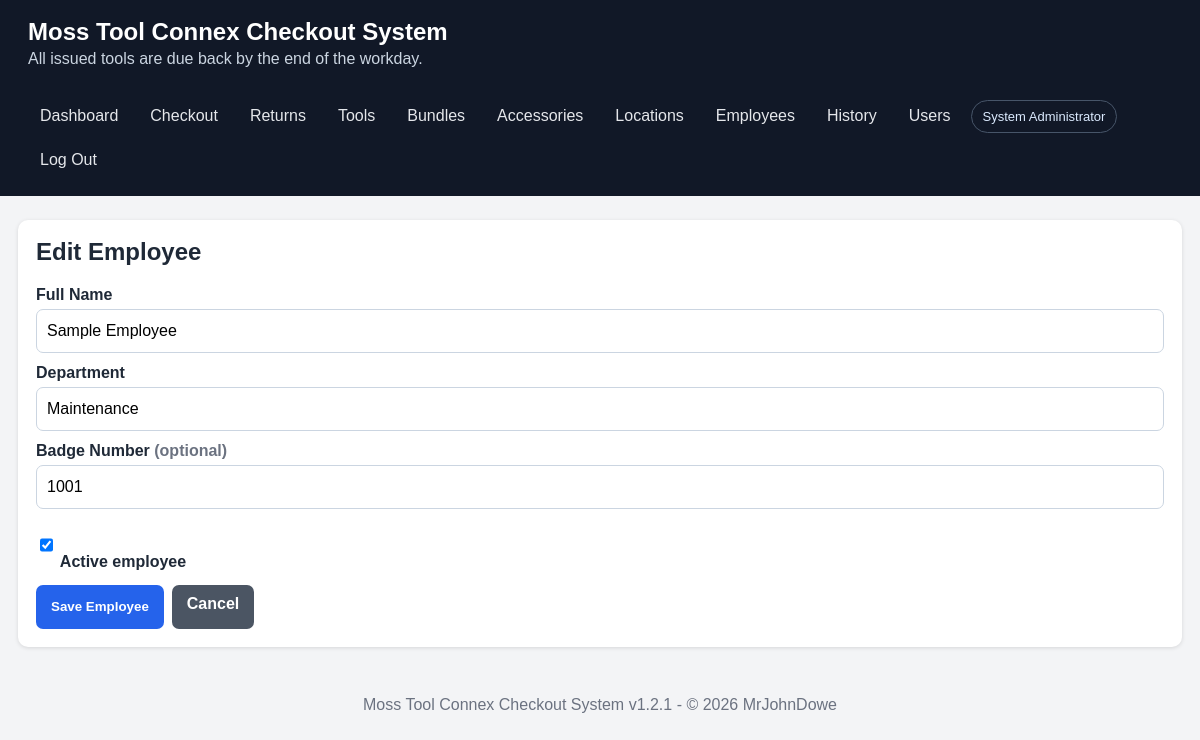
/employee_form.php?id=1 (signed in), run on the app's committed database.
### tables this page shows
CREATE TABLE IF NOT EXISTS employees (
    id INT UNSIGNED AUTO_INCREMENT PRIMARY KEY,
    name VARCHAR(150) NOT NULL,
    department VARCHAR(150) NOT NULL,
    badge_number VARCHAR(80) NULL,
    active TINYINT(1) NOT NULL DEFAULT 1,
    created_at DATETIME NOT NULL DEFAULT CURRENT_TIMESTAMP,
    INDEX idx_employee_department (department), UNIQUE KEY uq_employee_badge (badge_number)
);

### employee_form.php (the view, shortened to what this page needs)
<?php
require __DIR__ . '/includes/header.php';
$pdo=db(); $id=(int)($_GET['id'] ?? $_POST['id'] ?? 0); $returnTo=$_GET['return_to'] ?? $_POST['return_to'] ?? '';
$employee=['name'=>trim($_GET['prefill'] ?? ''),'department'=>'','badge_number'=>'','active'=>1];
if ($id) { $s=$pdo->prepare('SELECT * FROM employees WHERE id=?'); $s->execute([$id]); $employee=$s->fetch() ?: $employee; }
?>
<div class="card"><h2><?= $id ? 'Edit' : 'Add' ?> Employee</h2><form method="post">
<label>Full Name</label><input name="name" required value="<?= e($employee['name']) ?>">
<label>Department</label><input name="department" required placeholder="Examples: Maintenance, Production, Shipping" value="<?= e($employee['department']) ?>">
<label>Badge Number <span class="muted">(optional)</span></label><input name="badge_number" value="<?= e($employee['badge_number']) ?>">
<label><input type="checkbox" name="active" value="1" style="width:auto" <?= $employee['active'] ? 'checked' : '' ?>> Active employee</label>
<div class="actions"><button>Save Employee</button><a class="button secondary" href="<?= $returnTo==='checkout'?'checkout.php':'employees.php' ?>">Cancel</a></div>
</form></div>
<?php require __DIR__ . '/includes/footer.php'; ?>

### assets/style.css (style rules this page uses)
:root { font-family: Arial, sans-serif; color: #1f2937; background: #f3f4f6; }
* { box-sizing: border-box; }
body { margin: 0; }
.card { background: white; border-radius: 10px; padding: 18px; box-shadow: 0 1px 4px rgba(0,0,0,.12); }
.card h2, .card h3 { margin-top: 0; }
label { display: block; font-weight: 700; margin: 11px 0 5px; }
input, select, textarea { width: 100%; padding: 10px; border: 1px solid #cbd5e1; border-radius: 7px; font: inherit; }
button, .button { display: inline-block; background: #2563eb; color: white; border: 0; border-radius: 7px; padding: 10px 15px; cursor: pointer; text-decoration: none; font-weight: 700; }
.button.secondary { background: #4b5563; }
.actions { display: flex; gap: 8px; flex-wrap: wrap; margin-top: 14px; }
.muted { color: #6b7280; }
body { padding-bottom: env(safe-area-inset-bottom); }
button, .button, input, select, textarea { min-height: 44px; }

### data on the page
employees: name "Sample Employee", department "Maintenance", badge_number "1001", active "☑"

### other printed values
APP_NAME "Moss Tool Connex Checkout System"
current_user()['full_name'] "System Administrator"
APP_VERSION "1.2.1"
$year "2026"
DEVELEPER_NAME "MrJohnDowe"
